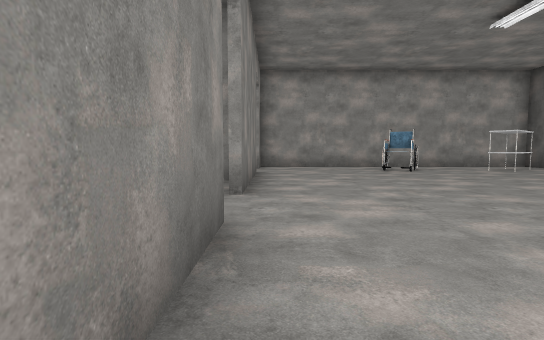
view 1 (above)

17 first-person views from a walk through a scene from a Unity 3-D project. The camera is 0.63 m above the floor, tilts 4° down and sees 85° across. The floor is counted in squares, 1 m on a side. Each view is taken from the middle of a square. On the plan, view 1 faces up. The plan holds only what a view shows up to about 9 squares ahead; the rest is blank. The place goes on beyond the plan. Some surface patterns are stand-ins.

view 2
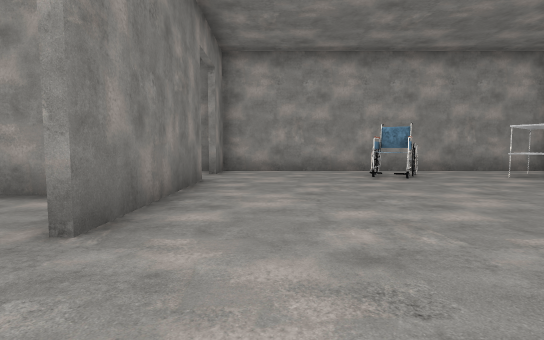

view 3
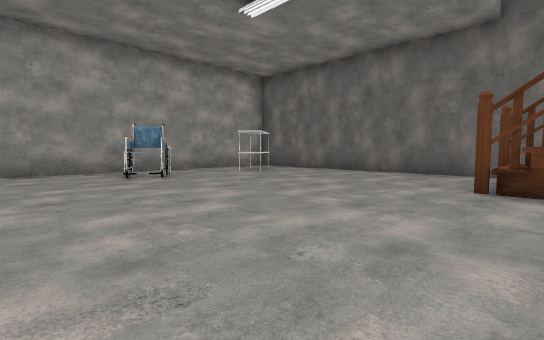

view 4
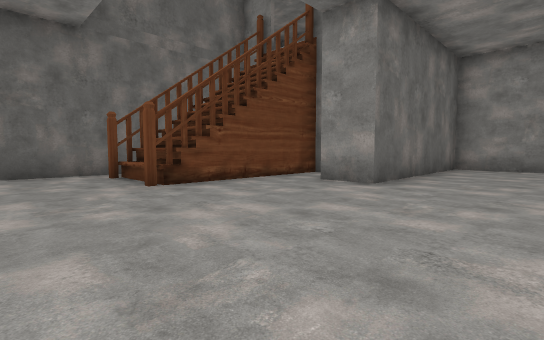

view 5
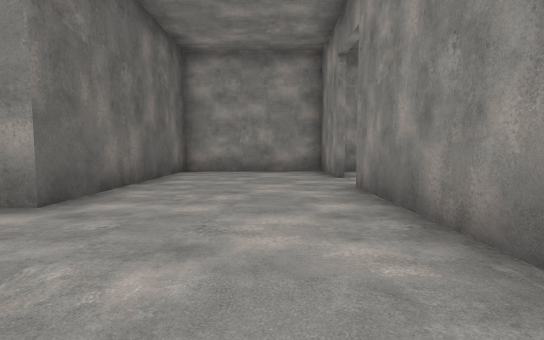

view 6
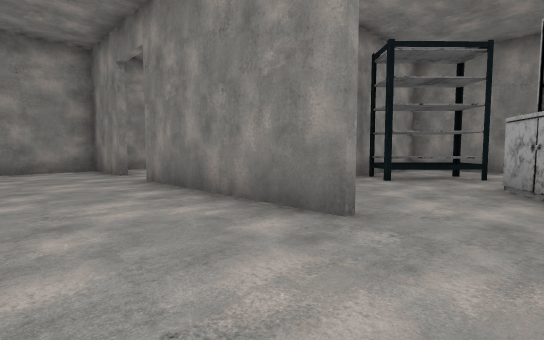

view 7
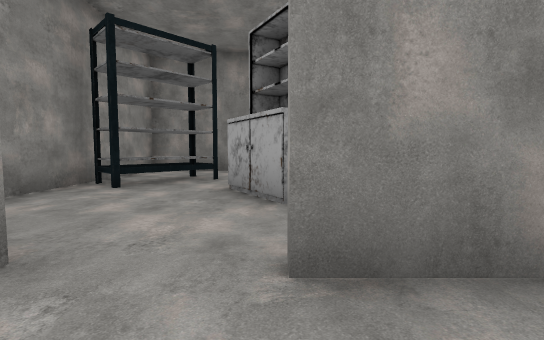

view 8
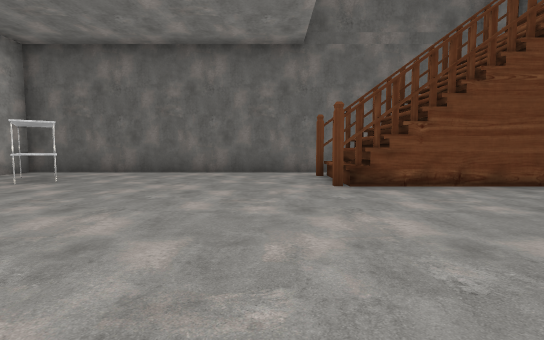

view 9
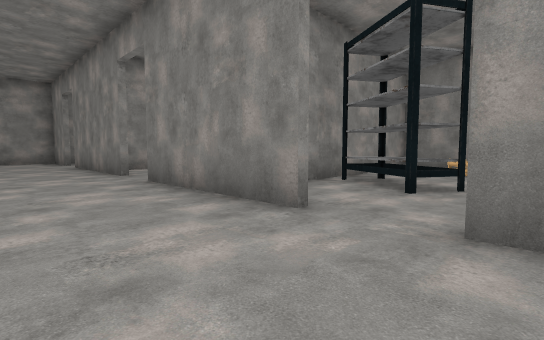

view 10
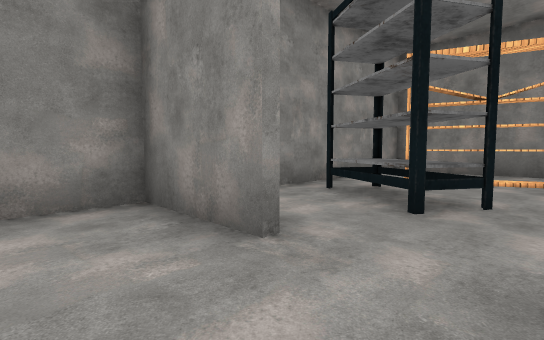

view 11
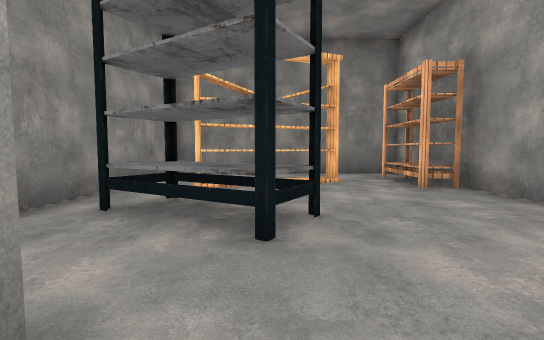

view 12
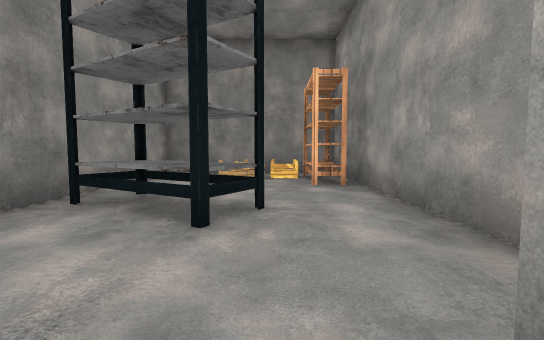

view 13
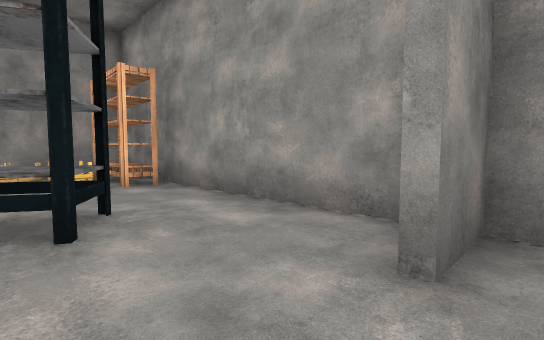

view 14
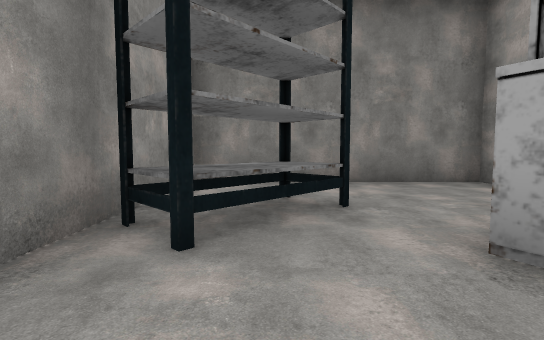

view 15
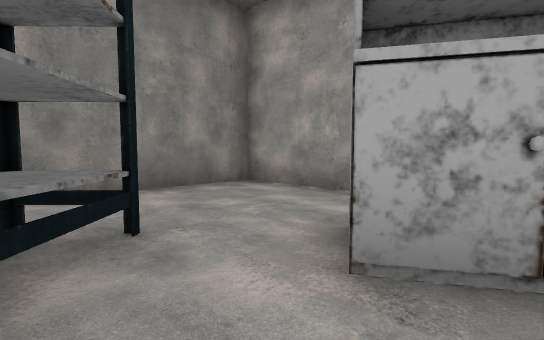

view 16
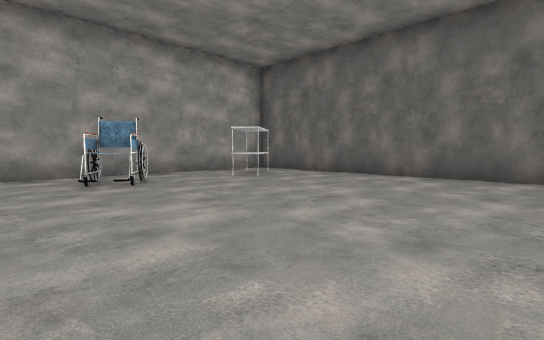

view 17
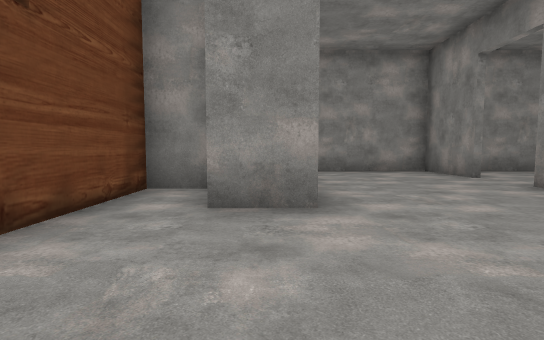

### Floor plan
Ten units are one square. View 1 is at (0, 0); x grows to the right and y downward. Boxes are objects, and circles mark ways between rooms. Rooms are numbered by the first view taken in them; rooms with no view inside come last. Other rooms are left out.
<svg viewBox="-82 -111 178 172">
<path fill="none" stroke="#000" d="M60 -26 81 -26M60 -23 65 -23M60 -20 81 -20M-4 -26 -4 20M66 -23 80 -23 80 -30M65 -17 76 -17M-4 -80 -4 -40M50 17 60 17 60 -30M91 -18 91 -106 -4 -106 -4 -95M-4 35 -4 56 35 56 35 1 48 1M66 -27 81 -27M-52 -60 -77 -60 -77 -5 -27 -5M-7 -60 -27 -60M-8 -106 -77 -106 -77 -63 -27 -63M-35 -2 -77 -2 -77 56 -10 56"/>
<rect x="25" y="-95" width="20" height="10" fill="#bbb"><title>other object</title></rect>
<rect x="65" y="-95" width="20" height="20" fill="#bbb"><title>table</title></rect>
<rect x="-65" y="-35" width="30" height="30" fill="#bbb"><title>shelf</title></rect>
<rect x="-45" y="-55" width="20" height="20" fill="#bbb"><title>rack</title></rect>
<rect x="-75" y="-95" width="20" height="20" fill="#bbb"><title>box</title></rect>
<rect x="-75" y="-105" width="10" height="10" fill="#bbb"><title>box</title></rect>
<rect x="-65" y="-105" width="20" height="10" fill="#bbb"><title>shelf</title></rect>
<rect x="-45" y="-95" width="20" height="30" fill="#bbb"><title>shelf</title></rect>
<rect x="-65" y="15" width="20" height="30" fill="#bbb"><title>bookshelf</title></rect>
<rect x="-65" y="-5" width="20" height="20" fill="#bbb"><title>shelf</title></rect>
<rect x="-45" y="25" width="30" height="30" fill="#bbb"><title>shelf</title></rect>
<circle cx="-10" cy="-35" r="3" fill="#2a7"/>
<circle cx="-10" cy="-85" r="3" fill="#2a7"/>
<circle cx="-10" cy="25" r="3" fill="#2a7"/>
<text x="30" y="-40">1</text>
<text x="-40" y="-30">2</text>
<text x="-40" y="-90">3</text>
<text x="-40" y="20">4</text>
</svg>
Room 1 opens to room 2. Room 1 opens to room 3. Room 1 opens to room 4.

Where each view was taken, in squares from view 1:
view 1: 0 up, 0 right, facing up
view 2: 2 up, 1 right, facing up
view 3: 2 up, 1 right, facing up-right
view 4: 5 up, 1 right, facing down-right
view 5: 3 up, 1 right, facing down
view 6: 4 up, 2 right, facing down-left
view 7: 4 up, 1 right, facing left
view 8: 4 up, 1 right, facing right
view 9: 10 up, 2 right, facing down-left
view 10: 2 down, 1 right, facing down-left
view 11: 3 down, 0 right, facing left
view 12: 9 up, 0 right, facing left
view 13: 8 up, 0 right, facing up-left
view 14: 2 up, 2 left, facing left
view 15: 2 up, 3 left, facing up-left
view 16: 3 up, 2 right, facing up-right
view 17: 3 up, 4 right, facing down
